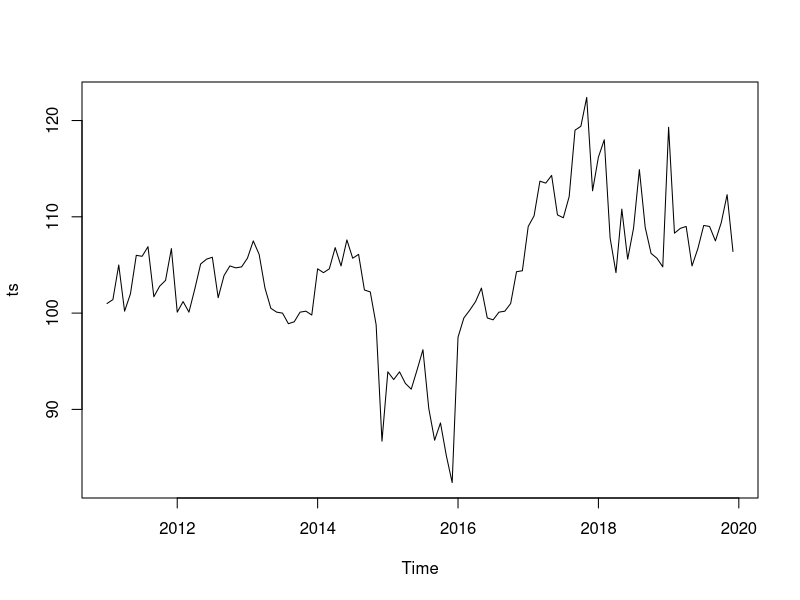
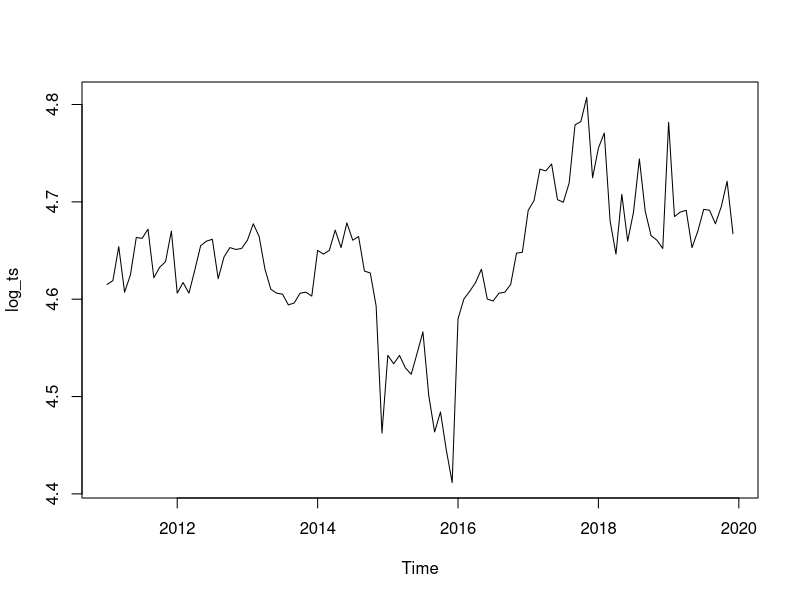
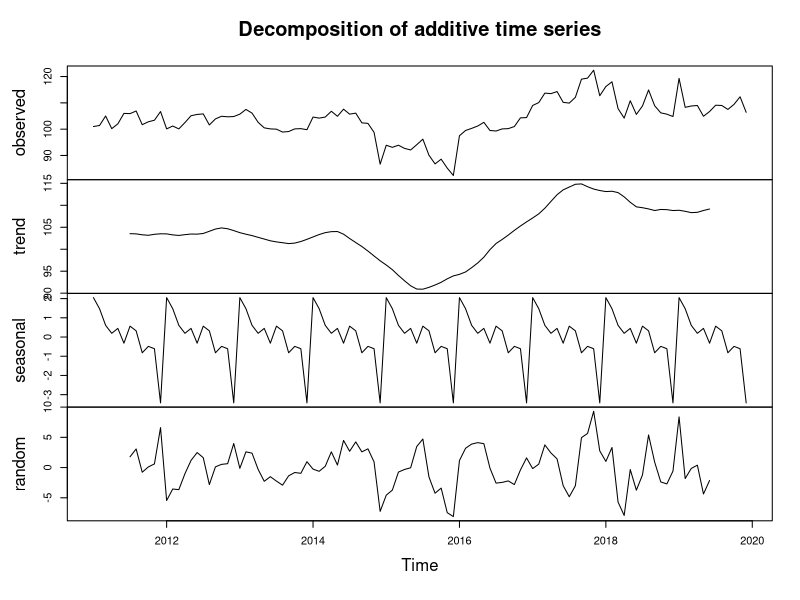
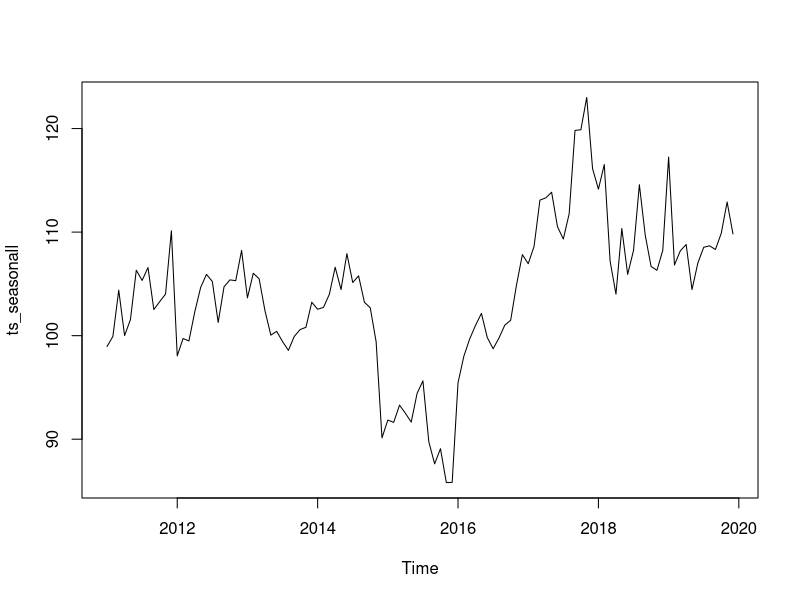
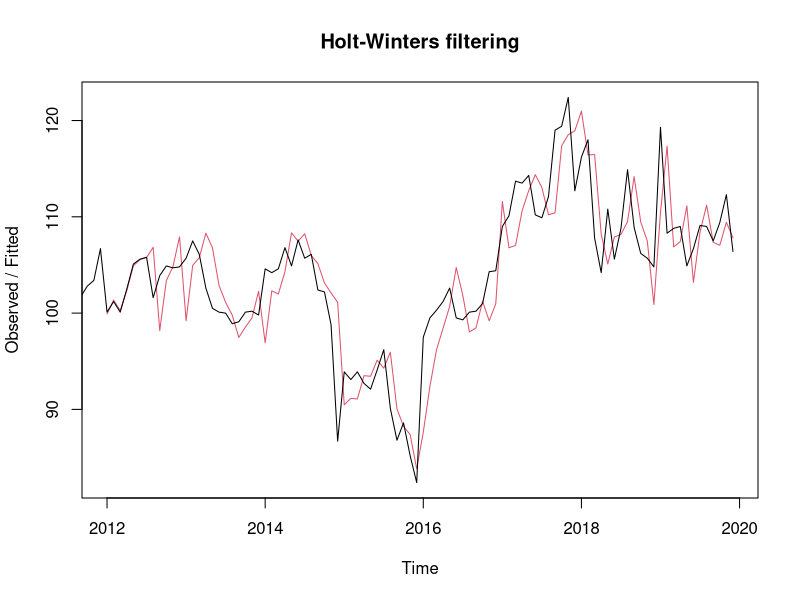
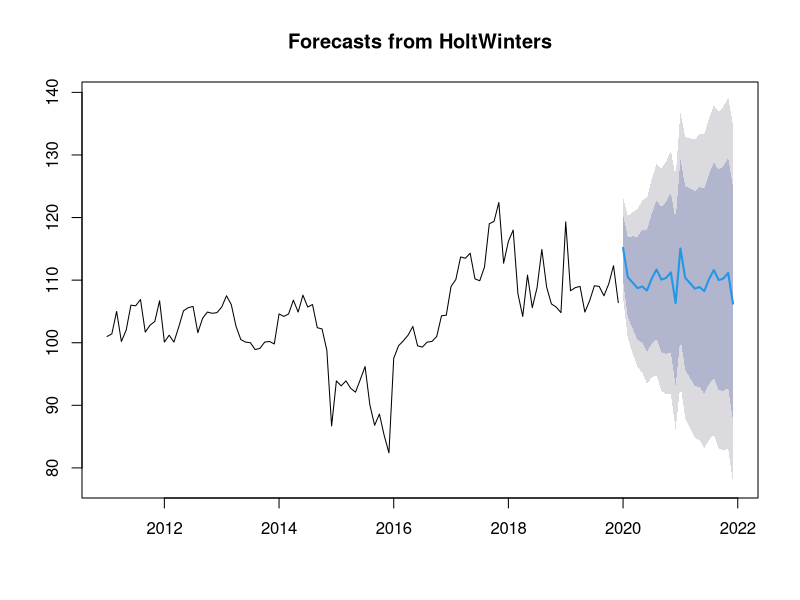
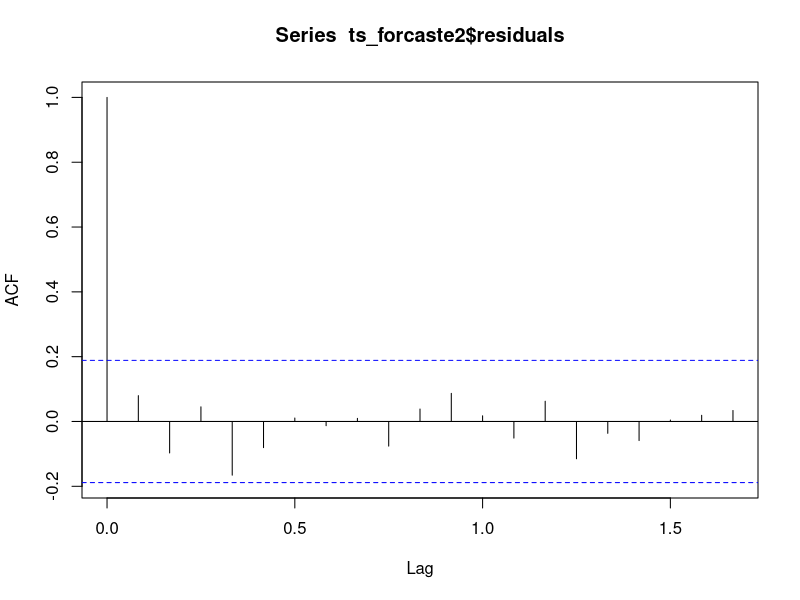
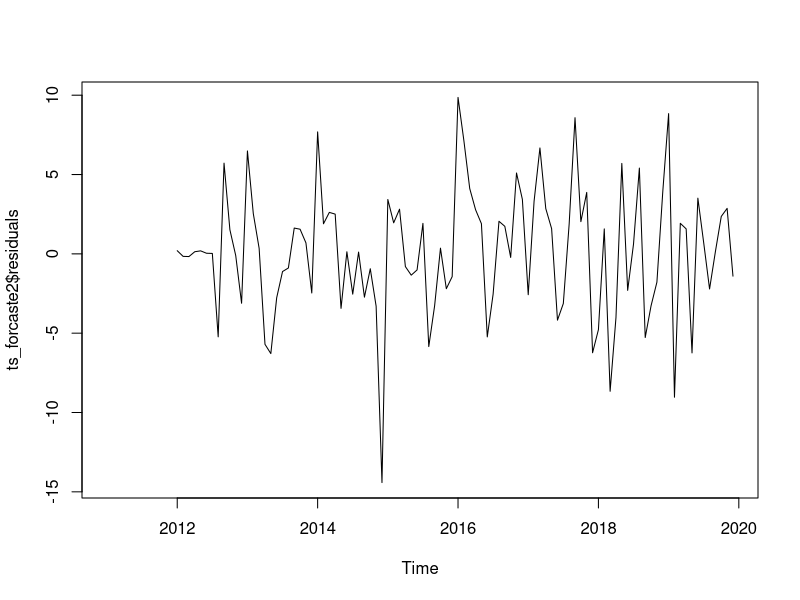

Write R code to recreate these figures, in order.
## ---- chunk 1
library(readxl)
library(forecast)
## ---- chunk 2

plotForecastErrors <- function(forecasterrors)
{
  # make a histogram of the forecast errors:
  mybinsize <- IQR(forecasterrors,na.rm = T)/4
  mysd   <- sd(forecasterrors, na.rm = T)
  mymin  <- min(forecasterrors,na.rm = T) - mysd*5
  mymax  <- max(forecasterrors, na.rm = T) + mysd*3
  # generate normally distributed data with mean 0 and standard deviation mysd
  mynorm <- rnorm(10000, mean=0, sd=mysd)
  mymin2 <- min(mynorm)
  mymax2 <- max(mynorm)
  if (mymin2 < mymin) { mymin <- mymin2 }
  if (mymax2 > mymax) { mymax <- mymax2 }
  # make a red histogram of the forecast errors, with the normally distributed data overlaid:
  mybins <- seq(mymin, mymax, mybinsize)
  hist(forecasterrors, col="red", freq=FALSE, breaks=mybins)
  # freq=FALSE ensures the area under the histogram = 1
  # generate normally distributed data with mean 0 and standard deviation mysd
  myhist <- hist(mynorm, plot=FALSE)
  # plot the normal curve as a blue line on top of the histogram of forecast errors:
  points(myhist$mids, myhist$density, type="l", col="blue", lwd=2)
}

growth <- function(present, past) {
  (present - past) / past
}

## ---- chunk 3

df20 <- read_xlsx('Trade-2000-2020.xlsx', sheet = '2020')
df19 <- read_xlsx('Trade-2000-2020.xlsx', sheet = '2019')
df18 <- read_xlsx('Trade-2000-2020.xlsx', sheet = '2018')
df17 <- read_xlsx('Trade-2000-2020.xlsx', sheet = '2017')
df16 <- read_xlsx('Trade-2000-2020.xlsx', sheet = '2016')
df15 <- read_xlsx('Trade-2000-2020.xlsx', sheet = '2015')
df14 <- read_xlsx('Trade-2000-2020.xlsx', sheet = '2014')
df13 <- read_xlsx('Trade-2000-2020.xlsx', sheet = '2013')
df12 <- read_xlsx('Trade-2000-2020.xlsx', sheet = '2012')
df11 <- read_xlsx('Trade-2000-2020.xlsx', sheet = '2011')
# df10 <- read_xlsx('Trade-2000-2020.xlsx', sheet = '2010')

df20 <- df20[,3]
df19 <- df19[,3]
df18 <- df18[,3]
df17 <- df17[,3]
df16 <- df16[,3]
df15 <- df15[,3]
df14 <- df14[,3]
df13 <- df13[,3]
df12 <- df12[,3]
df11 <- df11[,3]
# df10 <- df10[,3]

df20 = df20[-c(1:4),]
df19 = df19[-c(1:4),]
df18 = df18[-c(1:4),]
df17 = df17[-c(1:4),]
df16 = df16[-c(1:4),]
df15 = df15[-c(1:3),]
df14 = df14[-c(1:4),]
df13 = df13[-c(1:4),]
df12 = df12[-c(1:3),]
df11 = df11[-c(1:4),]

colnames(df20) = "data"
colnames(df19) = "data"
colnames(df18) = "data"
colnames(df17) = "data"
colnames(df16) = "data"
colnames(df15) = "data"
colnames(df14) = "data"
colnames(df13) = "data"
colnames(df12) = "data"
colnames(df11) = "data"



df = rbind(df11,df12,df13,df14,df15,df16,df17,df18,df19)
df = as.numeric(df$data)
ts = ts(df, start = c(2011,1), frequency = c(12))
## ---- chunk 4
ts.plot(ts)
## ---- chunk 5

log_ts <- log(ts)
plot.ts(log_ts)

## ---- chunk 6
ts_components <- decompose(ts)
## ---- chunk 7
ts_components$seasonal
## ---- chunk 8
plot(ts_components)
## ---- chunk 9

ts_seasonall <- ts - ts_components$seasonal

## ---- chunk 10
plot(ts_seasonall)

## ---- chunk 11
ts_forcaste <- HoltWinters(ts)
ts_forcaste
#
## ---- chunk 12
ts_forcaste$SSE

## ---- chunk 13
plot(ts_forcaste)
## ---- chunk 14
ts_forcaste2 = forecast:::forecast.HoltWinters(ts_forcaste, h= 24)
hw_forecaste = forecast:::forecast.HoltWinters(ts_forcaste, h= 24)
(as.data.frame(ts_forcaste2))[1]
## ---- chunk 15
forecast:::plot.forecast(ts_forcaste2)
## ---- chunk 16

year_2019 <- window(ts, 2019)
year_2020 <- (as.data.frame(ts_forcaste2))[1][c(1:12),]
year_2021 <- (as.data.frame(ts_forcaste2))[1][c(13:24),]

growth_HW_21 <- growth(sum(year_2021),sum(year_2020))
growth_HW_20 <- growth(sum(year_2020),sum(year_2019))
## ---- chunk 17
# year_2019 <- window(ts, 2019)
# year_2019_predict_HW <- (as.data.frame(ts_forcaste2))[1][c(1:2),]
# sum_year_2019 = sum(c(year_2019,year_2019_predict_HW))
# year_2020 = (as.data.frame(ts_forcaste2))[1][c(3:14),]
# growth_HW <- growth(sum(year_2020),sum_year_2019)
# growth_HW 

## ---- chunk 18
acf(ts_forcaste2$residuals, lag.max=20, na.action = na.pass)
Box.test(ts_forcaste2$residuals, lag=20, type="Ljung-Box")
## ---- chunk 19
plot.ts(ts_forcaste2$residuals)

## ---- chunk 20
plotForecastErrors(ts_forcaste2$residuals)
## ---- chunk 21
plot.ts(ts)
ts_diff1 <-  diff(ts, differences = 1)

plot.ts(ts_diff1)
## ---- chunk 22

acf(ts_diff1, lag.max=20)             # plot a correlogram
## ---- chunk 23
acf(ts_diff1, lag.max=20, plot=FALSE) # get the autocorrelation values
## ---- chunk 24
pacf(ts_diff1, lag.max=20)             # plot a partial correlogram
pacf(ts_diff1, lag.max=20, plot=FALSE) # get the partial autocorrelation values
## ---- chunk 25
ts_arima = Arima(ts, order=c(1,1,1),seasonal = list(order = c(1,1,1)))
ts_arima
## ---- chunk 26
ts_arima_forecast = forecast(ts_arima,h = 24)
ts_arima_forecast

forecast:::plot.forecast(ts_arima_forecast)
## ---- chunk 27
acf(ts_arima_forecast$residuals, lag.max=20)
Box.test(ts_arima_forecast$residuals, lag=20, type="Ljung-Box")
## ---- chunk 28
plot.ts(ts_arima_forecast$residuals)            # make time plot of forecast errors
plotForecastErrors(ts_arima_forecast$residuals)
## ---- chunk 29
ts_arima = Arima(ts, order=c(2,1,1),seasonal = list(order = c(2,1,0)))
ts_arima
## ---- chunk 30
ts_arima_forecast2 = forecast(ts_arima,h = 24)
# ts_arima_forecast

forecast:::plot.forecast(ts_arima_forecast)
## ---- chunk 31
acf(ts_arima_forecast$residuals, lag.max=20)
Box.test(ts_arima_forecast$residuals, lag=20, type="Ljung-Box")
## ---- chunk 32
plot.ts(ts_arima_forecast$residuals)            # make time plot of forecast errors
plotForecastErrors(ts_arima_forecast$residuals)
## ---- chunk 33

fit <- auto.arima(ts,max.p = 5,max.q = 5,max.P = 5,max.Q = 5,max.d = 3,seasonal = TRUE)
fit
fit_forecast = forecast(fit,h=24)
plot(fit_forecast)
# str(fit)
## ---- chunk 34

## ---- chunk 35
hw_forecaste
ts_arima_forecast
ts_arima_forecast2
fit_forecast

## ---- chunk 36
# df = rbind(growth_ARIMA ,growth_ARIMA2, growth_auto.arima, growth_HW)
# df = as.data.frame(t(df))
# rownames(df) = "dec-20"
# colnames(df) <- c("arima (1,1,1), (1,1,1)", "arima (2,1,1), (2,1,0)", "auto.arima (2,0,0), (0,1,0)", "HW")
# writexl::write_xlsx(df,"total-industry-21.xlsx")
